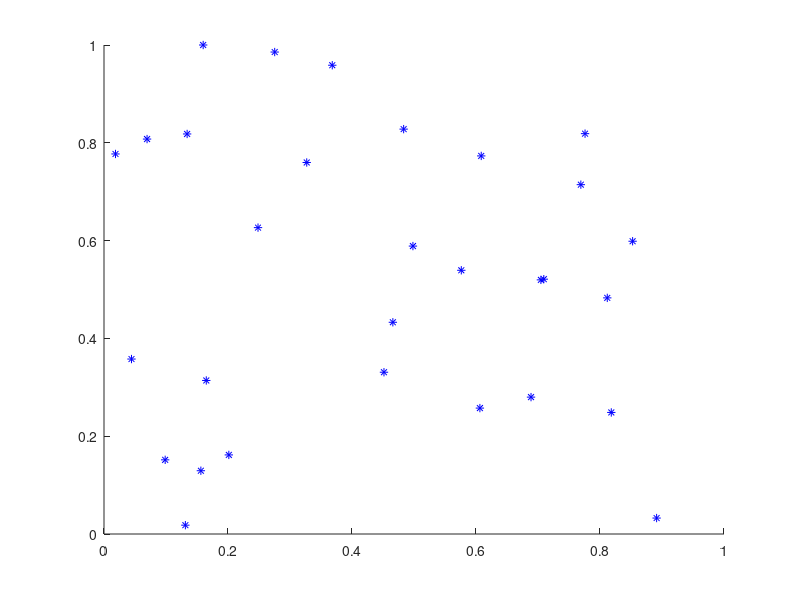

Reproduce this figure in MATLAB. (Note: this script raises an error after producing the figure.)
clear; clc; close all;
%%
N = 30;
C = rand(N,2);
hold on;
plot(C(:,1), C(:,2), 'b*');
%%
F = mergehull(C);%quickhull(C);%graham(C);%jarvis(C);%fc2d_forcaBruta(C);
plotPolSimples(F);